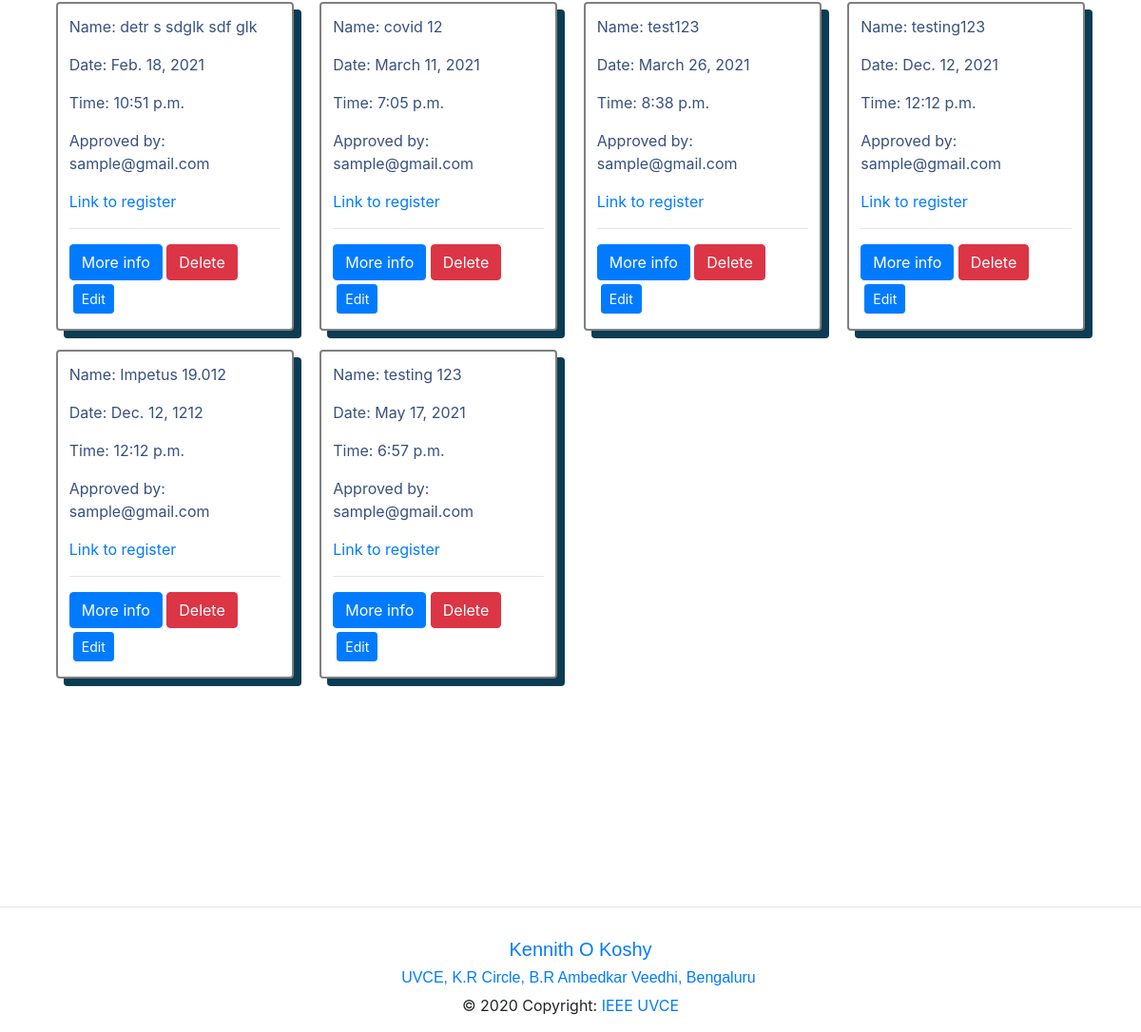
Before: /events/db_ev (signed in, lower part) with the older database file.
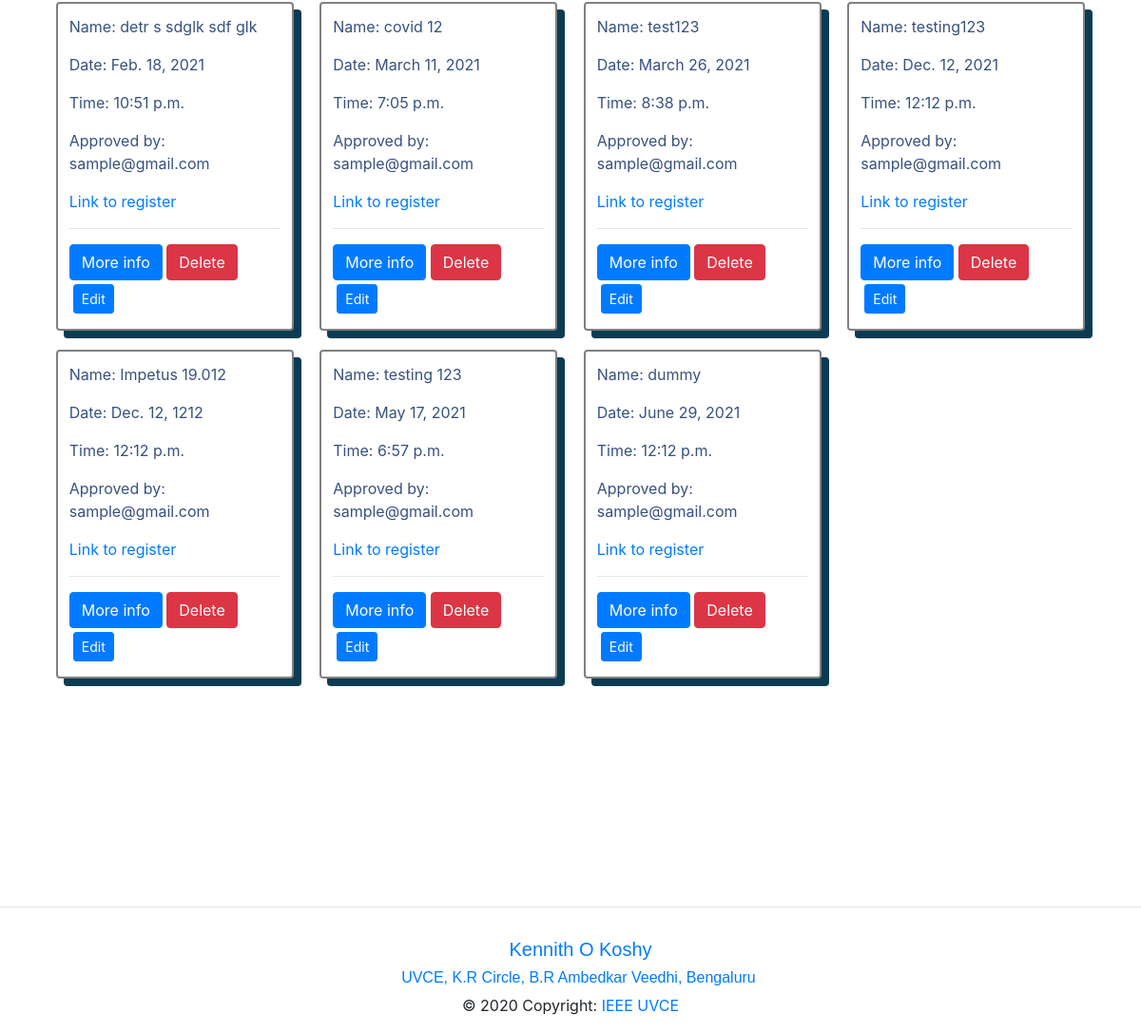
After: the same page with the newer database file.
### events/models.py (models this page shows, shortened)
class Event(models.Model):
    event_name = models.CharField(max_length=200)
    slug = models.SlugField(max_length=400)
    date = models.DateField()
    time = models.TimeField()
    location = models.CharField(max_length=100)
    reg = models.URLField(blank=True)
    description = models.TextField(max_length=2000, blank=True)
    created = models.DateTimeField(auto_now_add=True)
    orgzer = models.CharField(max_length=200)
    winners = models.TextField(blank=True, default='Not Yet Decided')
    author = models.ForeignKey(User, default=None, on_delete=models.CASCADE)
    is_approved = models.BooleanField(default=False, blank=True)
    remember_link = models.BooleanField(default=False)
    approved_by = models.CharField(
        max_length=40,  null=True, blank=True, default=" ")
    class Meta:
        verbose_name = "Event"
        verbose_name_plural = "Events"

### events/views.py (the view)
# urls.py: path('db_ev', views.sig_view, name="dashboard"),
@login_required(login_url="/accounts/login/")
def sig_view(request):
    user = request.user
    events = Event.objects.filter(author=user)
    approval = Event.objects.filter(is_approved=False).exclude(author=user)
    context = {
        'events': events,
    }
    if request.user.is_superuser or request.user == 'WEB DEV SIG IEEE' or request.user.username == 'Approval Team':
        context['approval'] = approval
    else:
        context['approval'] = None
    if request.user.is_sig_head:
        return render(request, 'events/events_dashboard.html', context)
    return redirect('articles:s_dashboard')

### events/templates/events/events_dashboard.html (shortened to what this page needs)
{% extends 'base.html' %} {% block content %}
<section id="skills" class="skills">
  <div class="container" data-aos="fade-up">
    <div class="event-container">
      {% for event in events %}
      <div class="event">
        <p>Name: {{ event.event_name }}</p>
        <p>Date: {{ event.date }}</p>
        <p>Time: {{ event.time }}</p>
        <p>Approved by: {{ event.approved_by }}</p>
        <a href="{{event.reg}}">Link to register</a>
        <br />
        <hr />
        <a href="{% url 'articles:detail' slug=event.slug %}" class="btn btn-primary">More info</a>
        <a href="{% url 'articles:delete' slug=event.slug %}" class="btn btn-danger">Delete</a>
        <a href="{% url 'articles:edit' slug=event.slug %}" class="btn btn-primary btn-sm m-1">Edit</a>
      </div>
      {% endfor %}
    </div>
  </div>
</section>
{% endblock %}

Changed rows visible on the page:
added Event: event_name "dummy", date "June 29, 2021", time "12:12 p.m.", approved_by "sample@gmail.com"
